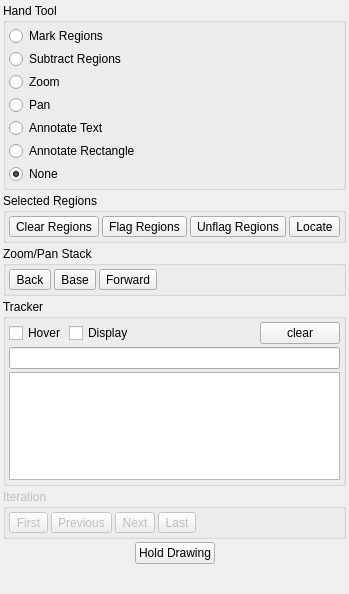
<?xml version="1.0" encoding="UTF-8"?>
<ui version="4.0">
 <class>ToolsTab</class>
 <widget class="QWidget" name="ToolsTab">
  <property name="geometry">
   <rect>
    <x>0</x>
    <y>0</y>
    <width>275</width>
    <height>594</height>
   </rect>
  </property>
  <property name="sizePolicy">
   <sizepolicy hsizetype="Maximum" vsizetype="Preferred">
    <horstretch>0</horstretch>
    <verstretch>0</verstretch>
   </sizepolicy>
  </property>
  <property name="maximumSize">
   <size>
    <width>325</width>
    <height>16777215</height>
   </size>
  </property>
  <property name="windowTitle">
   <string>PlotMS Tools Tab</string>
  </property>
  <layout class="QVBoxLayout">
   <property name="spacing">
    <number>3</number>
   </property>
   <property name="margin">
    <number>3</number>
   </property>
   <item>
    <widget class="QGroupBox" name="handBox">
     <property name="title">
      <string>Hand Tool</string>
     </property>
     <layout class="QVBoxLayout">
      <property name="spacing">
       <number>3</number>
      </property>
      <property name="margin">
       <number>3</number>
      </property>
      <item>
       <widget class="QRadioButton" name="handMarkRegions">
        <property name="text">
         <string>Mark Regions</string>
        </property>
        <property name="icon">
         <iconset>
          <normaloff>:/actions/images/mark.png</normaloff>:/actions/images/mark.png</iconset>
        </property>
       </widget>
      </item>
      <item>
       <widget class="QRadioButton" name="handSubtractRegions">
        <property name="text">
         <string>Subtract Regions</string>
        </property>
        <property name="icon">
         <iconset>
          <normaloff>:/actions/images/minus-bv.png</normaloff>:/actions/images/minus-bv.png</iconset>
        </property>
       </widget>
      </item>
      <item>
       <widget class="QRadioButton" name="handZoom">
        <property name="text">
         <string>Zoom</string>
        </property>
        <property name="icon">
         <iconset>
          <normaloff>:/actions/images/zoom.png</normaloff>:/actions/images/zoom.png</iconset>
        </property>
       </widget>
      </item>
      <item>
       <widget class="QRadioButton" name="handPan">
        <property name="text">
         <string>Pan</string>
        </property>
        <property name="icon">
         <iconset>
          <normaloff>:/actions/images/pan.png</normaloff>:/actions/images/pan.png</iconset>
        </property>
       </widget>
      </item>
      <item>
       <widget class="QRadioButton" name="handAnnotateText">
        <property name="text">
         <string>Annotate Text</string>
        </property>
        <property name="icon">
         <iconset>
          <normaloff>:/actions/images/annotate_text.png</normaloff>:/actions/images/annotate_text.png</iconset>
        </property>
       </widget>
      </item>
      <item>
       <widget class="QRadioButton" name="handAnnotateRectangle">
        <property name="text">
         <string>Annotate Rectangle</string>
        </property>
        <property name="icon">
         <iconset>
          <normaloff>:/actions/images/annotate_rectangle.png</normaloff>:/actions/images/annotate_rectangle.png</iconset>
        </property>
       </widget>
      </item>
      <item>
       <widget class="QRadioButton" name="handNone">
        <property name="text">
         <string>None</string>
        </property>
        <property name="checked">
         <bool>true</bool>
        </property>
       </widget>
      </item>
     </layout>
    </widget>
   </item>
   <item>
    <widget class="QGroupBox" name="regionsBox">
     <property name="title">
      <string>Selected Regions</string>
     </property>
     <layout class="QHBoxLayout">
      <property name="spacing">
       <number>3</number>
      </property>
      <property name="margin">
       <number>3</number>
      </property>
      <item>
       <widget class="QToolButton" name="regionsClear">
        <property name="toolTip">
         <string>Clear Regions</string>
        </property>
        <property name="text">
         <string>Clear Regions</string>
        </property>
        <property name="icon">
         <iconset>
          <normaloff>:/actions/images/clear.png</normaloff>:/actions/images/clear.png</iconset>
        </property>
       </widget>
      </item>
      <item>
       <widget class="QToolButton" name="regionsFlag">
        <property name="toolTip">
         <string>Flag Regions</string>
        </property>
        <property name="text">
         <string>Flag Regions</string>
        </property>
        <property name="icon">
         <iconset>
          <normaloff>:/actions/images/flag.png</normaloff>:/actions/images/flag.png</iconset>
        </property>
       </widget>
      </item>
      <item>
       <widget class="QToolButton" name="regionsUnflag">
        <property name="toolTip">
         <string>Unflag Regions</string>
        </property>
        <property name="text">
         <string>Unflag Regions</string>
        </property>
        <property name="icon">
         <iconset>
          <normaloff>:/actions/images/unflag.png</normaloff>:/actions/images/unflag.png</iconset>
        </property>
       </widget>
      </item>
      <item>
       <widget class="QToolButton" name="regionsLocate">
        <property name="toolTip">
         <string>Locate</string>
        </property>
        <property name="text">
         <string>Locate</string>
        </property>
        <property name="icon">
         <iconset>
          <normaloff>:/actions/images/locate.png</normaloff>:/actions/images/locate.png</iconset>
        </property>
       </widget>
      </item>
      <item>
       <spacer>
        <property name="orientation">
         <enum>Qt::Horizontal</enum>
        </property>
        <property name="sizeHint" stdset="0">
         <size>
          <width>40</width>
          <height>20</height>
         </size>
        </property>
       </spacer>
      </item>
     </layout>
    </widget>
   </item>
   <item>
    <widget class="QGroupBox" name="stackBox">
     <property name="title">
      <string>Zoom/Pan Stack</string>
     </property>
     <layout class="QHBoxLayout">
      <property name="spacing">
       <number>3</number>
      </property>
      <property name="margin">
       <number>3</number>
      </property>
      <item>
       <widget class="QToolButton" name="stackBack">
        <property name="toolTip">
         <string>Back</string>
        </property>
        <property name="text">
         <string>Back</string>
        </property>
        <property name="icon">
         <iconset>
          <normaloff>:/actions/images/stack_back.png</normaloff>:/actions/images/stack_back.png</iconset>
        </property>
       </widget>
      </item>
      <item>
       <widget class="QToolButton" name="stackBase">
        <property name="toolTip">
         <string>Base</string>
        </property>
        <property name="text">
         <string>Base</string>
        </property>
        <property name="icon">
         <iconset>
          <normaloff>:/actions/images/stack_base.png</normaloff>:/actions/images/stack_base.png</iconset>
        </property>
       </widget>
      </item>
      <item>
       <widget class="QToolButton" name="stackForward">
        <property name="toolTip">
         <string>Forward</string>
        </property>
        <property name="text">
         <string>Forward</string>
        </property>
        <property name="icon">
         <iconset>
          <normaloff>:/actions/images/stack_forward.png</normaloff>:/actions/images/stack_forward.png</iconset>
        </property>
       </widget>
      </item>
      <item>
       <spacer>
        <property name="orientation">
         <enum>Qt::Horizontal</enum>
        </property>
        <property name="sizeHint" stdset="0">
         <size>
          <width>40</width>
          <height>20</height>
         </size>
        </property>
       </spacer>
      </item>
     </layout>
    </widget>
   </item>
   <item>
    <widget class="QGroupBox" name="trackerBox">
     <property name="title">
      <string>Tracker</string>
     </property>
     <layout class="QVBoxLayout">
      <property name="spacing">
       <number>3</number>
      </property>
      <property name="margin">
       <number>3</number>
      </property>
      <item>
       <layout class="QHBoxLayout">
        <property name="spacing">
         <number>3</number>
        </property>
        <item>
         <widget class="QCheckBox" name="trackerHoverChk">
          <property name="text">
           <string>Hover</string>
          </property>
         </widget>
        </item>
        <item>
         <widget class="QCheckBox" name="trackerDisplayChk">
          <property name="text">
           <string>Display</string>
          </property>
         </widget>
        </item>
        <item>
         <spacer>
          <property name="orientation">
           <enum>Qt::Horizontal</enum>
          </property>
          <property name="sizeHint" stdset="0">
           <size>
            <width>40</width>
            <height>20</height>
           </size>
          </property>
         </spacer>
        </item>
        <item>
         <widget class="QPushButton" name="clearRecordedValuesBut">
          <property name="text">
           <string>clear</string>
          </property>
         </widget>
        </item>
       </layout>
      </item>
      <item>
       <widget class="QLineEdit" name="trackerValueDisplay">
        <property name="readOnly">
         <bool>true</bool>
        </property>
       </widget>
      </item>
      <item>
       <widget class="QTextEdit" name="trackerRecordedValues"/>
      </item>
     </layout>
    </widget>
   </item>
   <item>
    <widget class="QGroupBox" name="iterationBox">
     <property name="enabled">
      <bool>false</bool>
     </property>
     <property name="title">
      <string>Iteration</string>
     </property>
     <layout class="QHBoxLayout">
      <property name="spacing">
       <number>3</number>
      </property>
      <property name="margin">
       <number>3</number>
      </property>
      <item>
       <widget class="QToolButton" name="iterationFirst">
        <property name="toolTip">
         <string>First</string>
        </property>
        <property name="text">
         <string>First</string>
        </property>
        <property name="icon">
         <iconset>
          <normaloff>:/actions/images/first.png</normaloff>:/actions/images/first.png</iconset>
        </property>
       </widget>
      </item>
      <item>
       <widget class="QToolButton" name="iterationPrev">
        <property name="toolTip">
         <string>Previous</string>
        </property>
        <property name="text">
         <string>Previous</string>
        </property>
        <property name="icon">
         <iconset>
          <normaloff>:/actions/images/prev.png</normaloff>:/actions/images/prev.png</iconset>
        </property>
       </widget>
      </item>
      <item>
       <widget class="QToolButton" name="iterationNext">
        <property name="toolTip">
         <string>Next</string>
        </property>
        <property name="text">
         <string>Next</string>
        </property>
        <property name="icon">
         <iconset>
          <normaloff>:/actions/images/next.png</normaloff>:/actions/images/next.png</iconset>
        </property>
       </widget>
      </item>
      <item>
       <widget class="QToolButton" name="iterationLast">
        <property name="toolTip">
         <string>Last</string>
        </property>
        <property name="text">
         <string>Last</string>
        </property>
        <property name="icon">
         <iconset>
          <normaloff>:/actions/images/last.png</normaloff>:/actions/images/last.png</iconset>
        </property>
       </widget>
      </item>
      <item>
       <spacer>
        <property name="orientation">
         <enum>Qt::Horizontal</enum>
        </property>
        <property name="sizeHint" stdset="0">
         <size>
          <width>40</width>
          <height>20</height>
         </size>
        </property>
       </spacer>
      </item>
     </layout>
    </widget>
   </item>
   <item>
    <layout class="QHBoxLayout">
     <property name="spacing">
      <number>0</number>
     </property>
     <item>
      <spacer>
       <property name="orientation">
        <enum>Qt::Horizontal</enum>
       </property>
       <property name="sizeHint" stdset="0">
        <size>
         <width>40</width>
         <height>20</height>
        </size>
       </property>
      </spacer>
     </item>
     <item>
      <widget class="QPushButton" name="holdReleaseDrawing">
       <property name="text">
        <string>Hold Drawing</string>
       </property>
       <property name="checkable">
        <bool>true</bool>
       </property>
      </widget>
     </item>
     <item>
      <spacer>
       <property name="orientation">
        <enum>Qt::Horizontal</enum>
       </property>
       <property name="sizeHint" stdset="0">
        <size>
         <width>40</width>
         <height>20</height>
        </size>
       </property>
      </spacer>
     </item>
    </layout>
   </item>
   <item>
    <spacer>
     <property name="orientation">
      <enum>Qt::Vertical</enum>
     </property>
     <property name="sizeHint" stdset="0">
      <size>
       <width>20</width>
       <height>111</height>
      </size>
     </property>
    </spacer>
   </item>
  </layout>
 </widget>
 <resources>
  <include location="../Gui/PlotMSPlotter.qrc"/>
 </resources>
 <connections/>
</ui>
